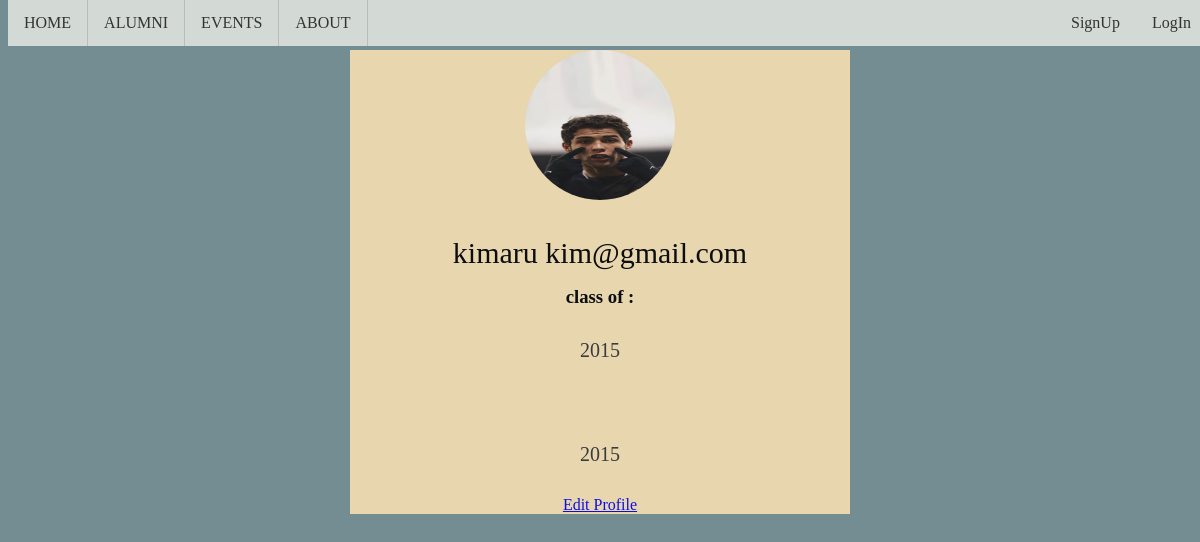
Page /myprofile/kim@gmail.com on the earlier database version.
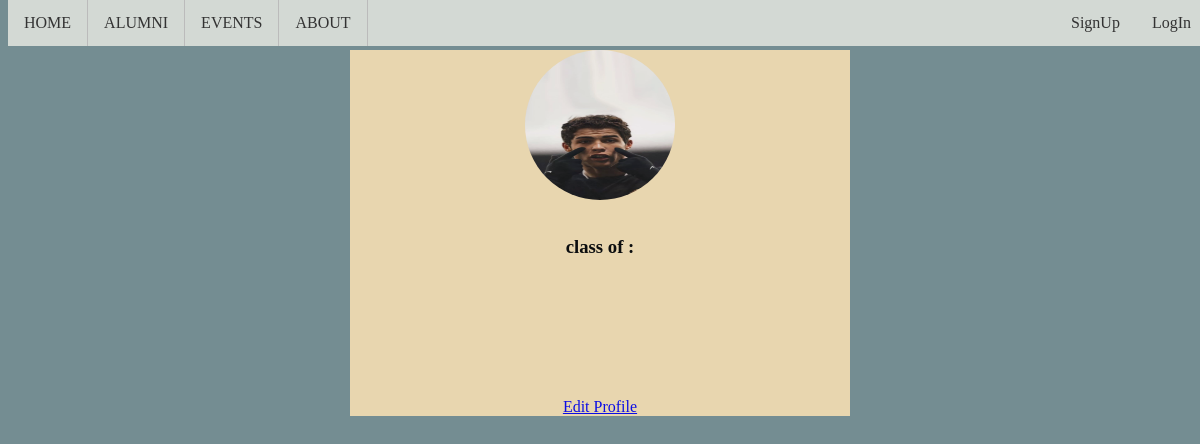
Same page on the later database version.
### tables this page shows
CREATE TABLE users (id INTEGER PRIMARY KEY AUTOINCREMENT, firstname TEXT, surname TEXT, email TEXT, password TEXT, education TEXT, location  TEXT, bio TEXT, year TEXT, house TEXT);

CREATE TABLE profiles (user_id INTEGER PRIMARY KEY, education TEXT, location  TEXT, bio TEXT, year TEXT, house TEXT);

### app.py (the view)
@app.route("/myprofile/<email>")
def myprofile(email):
    print(email)
    conn = connect_db()
    cursor = conn.cursor()
    user = conn.execute("SELECT users.firstname, users.surname, users.email, profiles.education, profiles.location, profiles.bio, profiles.year FROM users INNER JOIN profiles ON users.id=profiles.user_id WHERE users.email = ?", (email,)).fetchone()
    conn.close()
    print(user)
    return render_template("prof.html", user=user)

### db.py (called while the page is built)
def connect_db():
    conn = sqlite3.connect('users.db')  # Replace 'users.db' with your desired filename
    conn.execute('CREATE TABLE IF NOT EXISTS users (id INTEGER PRIMARY KEY AUTOINCREMENT, firstname TEXT, surname TEXT, email TEXT, password TEXT, education TEXT, location  TEXT, bio TEXT, year TEXT, house TEXT)')
    conn.execute('CREATE TABLE IF NOT EXISTS profiles (user_id INTEGER PRIMARY KEY, education TEXT, location  TEXT, bio TEXT, year TEXT, house TEXT)')
    return conn

### templates/prof.html
{% extends "layout.html" %}
{% block allcontent %}
  <div class="profile-container">
    <img src="{{url_for('static', filename='images/roro.jpeg')}}" class="profile-picture">
    <div class="info">
      <h1>{{user[1]}} {{user[2]}}</h1>
      <h3>class of : {{user[8]}}</h3>
      <p>{{user[5]}}</p>
      <p>{{user[7]}}</p>
      <p>{{user[5]}}</p>
      <a href="{{ url_for('edit_profile', email=user[0]) }}" class="edit-button">Edit Profile</a>
    </div>
  </div>
{% endblock %}

### templates/layout.html (shortened to what this page needs)
<html lang="en">
<head>
    <link rel="stylesheet"
        href="https://cdn.jsdelivr.net/npm/@fortawesome/fontawesome-free@6.4.2/css/fontawesome.min.css"
>
    <link rel="stylesheet" href="{{ url_for('static', filename='css/main.css') }}">
    <link rel="stylesheet" type="text/css" href="{{ url_for('static',filename='css/style.css') }}">
    <link rel="stylesheet" href="{{ url_for('static',filename='css/news.css') }}">
</head>
<body>
    <ul class="nav">
        <li><a href="/">HOME</a></li>
        <li><a href="/alumni">ALUMNI</a></li>
        <li><a href="/news">EVENTS</a></li>
        <li><a href="/prof">ABOUT</a></li>
        {% if session.email %}
        <li style="float:right"><a href="/logout">Logout</a></li>
        <li style="float:right"><a href="{{ url_for('myprofile', email=session.email) }}">Profile</a></li>
        <!-- <li style="float:right" class="dropdown"><a href="#"><i class='fas fa-user-alt'></i>Profile
            <div class="dropdown-content">
                <a href="{{ url_for('myprofile', email=session.email) }}">Profile</a>
                <a href="/logout">Logout</a>
            </div>
        </li> -->
        {% else %}
        <li style="float:right"><a href="/login">LogIn </a></li>
        <li style="float:right"><a href="/register">SignUp</a></li>
        {% endif %}
    </ul>
        {% block allcontent %}
        {% endblock %}
</body>
</html>

### static/css/main.css (style rules this page uses)
body { background-color: 748D92; }
.nav { position: fixed; top: 0; z-index: 10; background-color: D3D9D4; width: 100%; }
ul { list-style-type: none; margin: 0; padding: 0; overflow: hidden; }
li { float: left; border-right: 1px solid #bbb; }
li:last-child { border-right: none; }
li a { display: block; color: #333; text-align: center; padding: 14px 16px; text-decoration: none; }
p { font-size: 20px; font-weight: 300; color: #333; line-height: 24px; padding: 10px; }
h3 { text-align: center; font-weight: 600; margin: 10px; }
.profile-container { background-color: wheat; display: flex; justify-content: center; align-items: center; flex-direction: column; max-width: 500px; margin: 0 auto; opacity: .9; margin-top: 50px; }
.profile-picture { width: 150px; height: 150px; border-radius: 50%; margin-bottom: 1rem; }
.info { text-align: center; text-decoration: solid; }

### static/css/style.css (style rules this page uses)
body { background-repeat: no-repeat; background-size: cover; height: 100vh; }
ul { list-style-type: none; margin: 0; padding: 0; overflow: hidden; }
li { float: left; border-right: 1px solid #bbb; }
li:last-child { border-right: none; }
li a { display: block; text-align: center; padding: 14px 16px; text-decoration: none; }

Differences in the rows shown:
no longer on this page (row edited): users: surname "kimaru", email "kim@gmail.com"
removed profiles: bio "2015"
